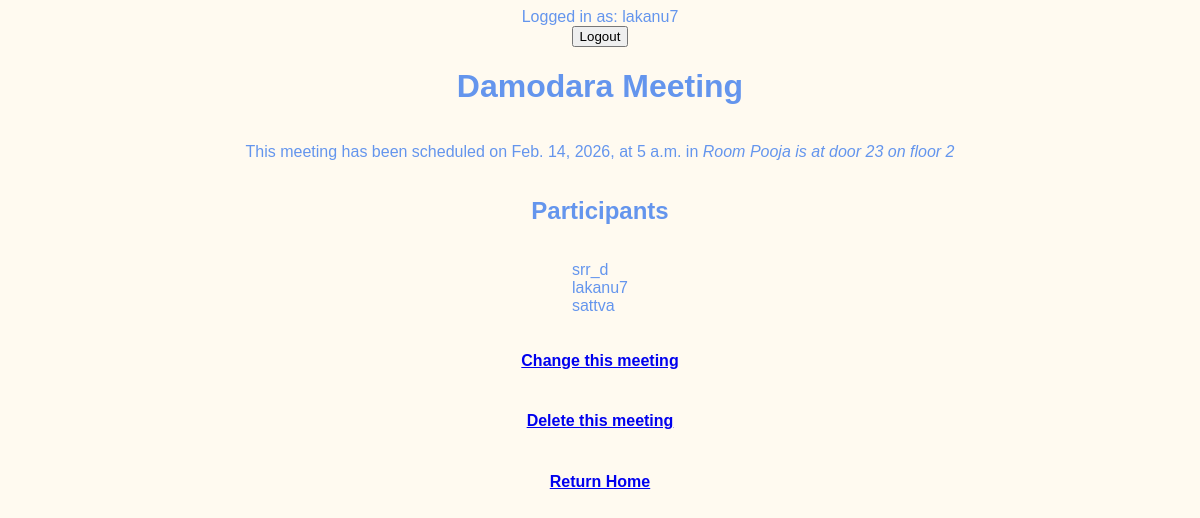
The app's page /meetings/2 (signed in) with its own data.
### meetings/models.py (models this page shows, shortened)
class Meeting(models.Model):
    title = models.CharField(max_length=200)
    date = models.DateField()
    start_time = models.TimeField(default=time(9))
    duration = models.IntegerField(default=1)
    room = models.ForeignKey(Room, on_delete=models.CASCADE) #Creates a ForeignKey relation from the Meeting class to the Room Class. This field will hold the ID of the room object that this meeting references. If this room is deleted, then all meetings for that room will also be deleted.
    participants = models.ManyToManyField(get_user_model())

class Room(models.Model):
    name = models.CharField(max_length=50)
    floor = models.IntegerField()
    room_number = models.IntegerField()
    def __str__(self):
        return f"Room {self.name} is at door {self.room_number} on floor {self.floor}"

### meetings/views.py (the view)
# urls.py: path('<int:id>', views.detail, name="detail"),
@login_required
def detail(request, id):
    meeting = get_object_or_404(Meeting, pk=id)
    return render(request, "meetings/detail.html", {"meeting": meeting})

### templates/meetings/detail.html (shortened to what this page needs)
{% extends "base.html" %}
{% block content %}
    <h1>{{meeting.title}}</h1>
    <p>
        This meeting has been scheduled on {{meeting.date}}, at {{meeting.start_time}}
        in <em>{{meeting.room}}</em>
    </p>
    <h2>Participants</h2>
    <ul>
        {% for participant in meeting.participants.all %}
        <li>{{participant.username}}</li>
        {% endfor %}
    </ul>
    <h4><a href="{% url 'edit' meeting.id %}">Change this meeting</a></h4>
    <h4><a href="{% url 'delete' meeting.id %}">Delete this meeting</a></h4>
    <h4><a href="{% url 'welcome' %}">Return Home</a></h4>
{% endblock %}

### templates/base.html (shortened to what this page needs)
{% load static %}
<!DOCTYPE html>
<html lang="en">
<head>
    <link rel="stylesheet" href="{% static 'website/style.css' %}">
</head>
<body>
    {% if user.is_authenticated %}
        Logged in as: {{ user.get_username }}
    <form method="post" action="{% url 'logout' %}" >
        <button type="submit">Logout</button>
    </form>
    {% else %}
    <a href="{% url 'login' %}">Login</a>
    {% endif %}
    {% block content %}
    {% endblock %}
</body>
</html>

### website/static/website/style.css (style rules this page uses)
body { font-family: sans-serif; color: cornflowerblue; background-color: floralwhite; display: flex; flex-direction: column; align-items: center; }
ul { list-style: none; padding: 0; }

### records on screen
Meeting: title "Damodara Meeting", date "Feb. 14, 2026", start_time "5 a.m.", room "Room Pooja is at door 23 on floor 2"

### other values on screen
{{ user.get_username }} "lakanu7"
{{ participant.username }} "srr_d"
{{ participant.username }} "lakanu7"
{{ participant.username }} "sattva"
